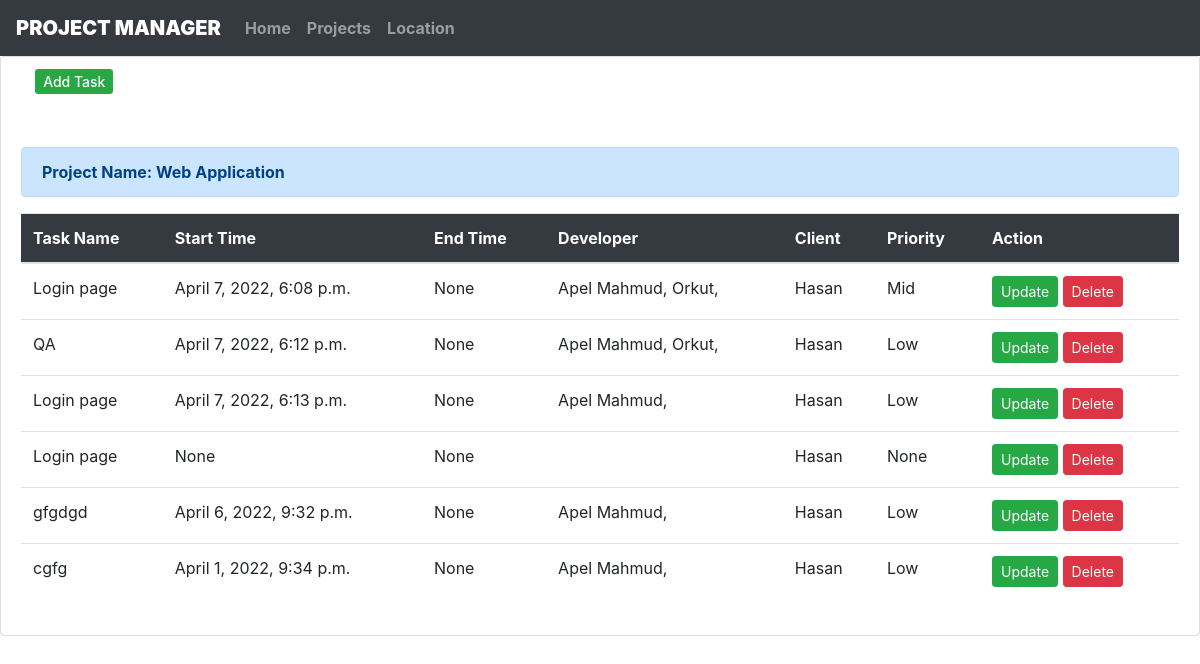
Page /task/5/ on the earlier database version.
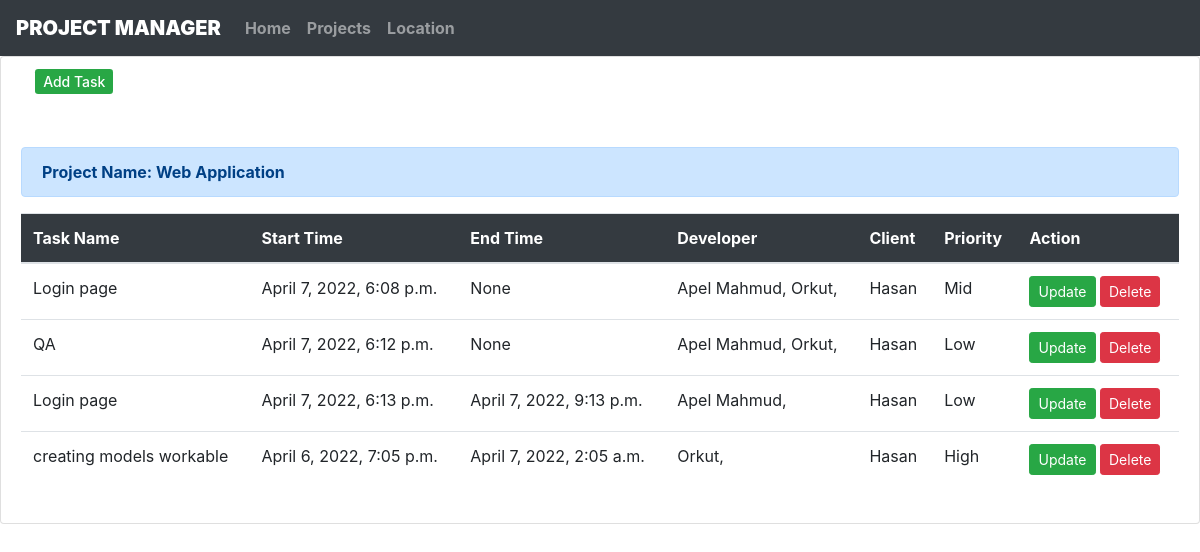
Same page on the later database version.
### core/models.py (models this page shows, shortened)
class Project(models.Model):
    project_name = models.CharField(max_length=100, null=True, blank=Tree)
    start_date = models.DateTimeField(null=True, blank=True)
    end_date = models.DateTimeField(null=True, blank=True)
    tool = models.ManyToManyField(Tool, blank=True)
    customer = models.ForeignKey(Customer, null=True, on_delete=models.CASCADE)

class Task(models.Model):
    task_name = models.CharField(max_length=128, null=True, blank=True)
    start_date = models.DateTimeField(null=True, blank=True)
    end_date = models.DateTimeField(null=True, blank=True)
    end_hour = models.FloatField(null=True, blank=True)
    actual_hour = models.FloatField(null=True, blank=True)
    developer = models.ManyToManyField(Developer, blank=True )
    project = models.ForeignKey(Project, blank=True, null=True, on_delete=models.CASCADE, related_name='project_task')
    priority = models.ForeignKey(TaskPriority, null=True, blank=True, on_delete=models.CASCADE)

class Developer(models.Model):
    devoloper_name = models.CharField(max_length=32, blank=True)
    def __str__(self):
        return self.devoloper_name

class Customer(models.Model):
    customer_name = models.CharField(max_length=20)
    email = models.EmailField(max_length=64)
    phone = models.CharField(max_length=32)
    organization = models.CharField(max_length=20)
    def __str__(self):
        return self.customer_name

class TaskPriority(models.Model):
    priority = models.CharField(max_length=32, null=True, blank=True)
    def __str__(self):
        return self.priority

### core/views.py (the view)
# urls.py: path('task/<int:pk>/', views.task, name='task'),
def task(request, pk):
    project = Project.objects.get(id=pk)
    context = {
        'tasks': project.project_task.all(),
        'project': project
    }
    return render(request, 'core/task.html', context)

### core/templates/core/task.html (shortened to what this page needs)
{% extends 'core/base.html' %}
{% load static %}
{% block homeactive %}
{% endblock homeactive %}
{% block bodycontent %}
<div class="card div_main div_register ">
    <h2 class="">&nbsp;&nbsp;&nbsp;
        <a href="{% url 'add-task' project.id %}" class="bnt btn-sm btn-success" >Add Task</a>
    </h2><br>
    <div class="card-body text-dark">
      <div class="alert alert-primary" role="alert">
        <b>Project Name: {{ project.project_name}}</b>
       </div>
        <table class="table">
            <thead>
              <tr class="bg-dark border-dark">
                <th scope="col" class="text-white">Task Name</th>
                <th scope="col" class="text-white">Start Time</th>
                <th scope="col" class="text-white">End Time</th>
                <th scope="col" class="text-white">Developer</th>
                <th scope="col" class="text-white">Client</th>
                <th scope="col" class="text-white">Priority</th>
                <th scope="col" class="text-white">Action</th>
              </tr>
            </thead>
            <tbody>
              {% if tasks %}
              {% for task in tasks  %}
              <tr>
                <td>{{ task.task_name }} </td>
                <td>{{ task.start_date }}</td>
                <td>{{ task.end_date }}</td>
                <td>
                  {% for i in task.developer.all %}
                    {{ i }},
                  {% endfor %}
                </td>
                <td>{{ task.project.customer }}</td>
                <td>{{ task.priority }}</td>
                <td>
                  <a class="btn btn-sm btn-success" href="{% url 'update-task' task.id %}">Update</a>
                  <a class="btn btn-sm btn-danger" href="{% url 'delete-task' task.id %}">Delete</a>
                </td>
              </tr>
              {% endfor %}
              {% else %}
            </tbody>
        <h2 class="warning">No Task</h2>
        {% endif %}
    </div>
</div>
{% endblock bodycontent %}

### core/templates/core/base.html (shortened to what this page needs)
<!DOCTYPE html>
{% load static %}
<html lang="en">
  <head>
    <link
      rel="stylesheet"
      href="https://cdnjs.cloudflare.com/ajax/libs/twitter-bootstrap/4.6.0/css/bootstrap.min.css"
    />
  </head>
  <body class="my_body">
    <nav class="navbar navbar-expand-lg navbar-dark bg-dark">
      <a class="navbar-brand" href="{% url 'home' %}"
        ><b><strong>PROJECT MANAGER</strong></b></a
      >
      <div class="collapse navbar-collapse" id="navbarSupportedContent">
        <ul class="navbar-nav mr-auto">
          <li class="nav-item {% block homeactive %} {% endblock homeactive %}">
            <a class="nav-link" href="{% url 'home' %}"><b>Home</b></a>
          </li>
          <li
            class="nav-item {% block projectactive %} {% endblock projectactive %}"
          >
            <a class="nav-link" href="{% url 'projects' %}"><b>Projects</b></a>
          </li>
          <li
            class="nav-item {% block locationactive %} {% endblock locationactive %}"
          >
            <a class="nav-link" href="{% url 'location' %}"><b>Location</b></a>
          </li>
        </ul>
      </div>
    </nav>
    {% block bodycontent %}{% endblock bodycontent %}
  </body>
</html>

Differences in the rows shown:
removed Task: task_name "Login page", start_date "None", end_date "None", project.customer "Hasan", priority "None"
removed Task: task_name "gfgdgd", start_date "April 6, 2022, 9:32 p.m.", end_date "None", project.customer "Hasan", priority "Low", Developer (devoloper_name "Apel Mahmud")
removed Task: task_name "cgfg", start_date "April 1, 2022, 9:34 p.m.", end_date "None", project.customer "Hasan", priority "Low", Developer (devoloper_name "Apel Mahmud")
changed Task: end_date "None" → "April 7, 2022, 9:13 p.m."
added Task: task_name "creating models workable", start_date "April 6, 2022, 7:05 p.m.", end_date "April 7, 2022, 2:05 a.m.", project.customer "Hasan", priority "High", Developer (devoloper_name "Orkut")
